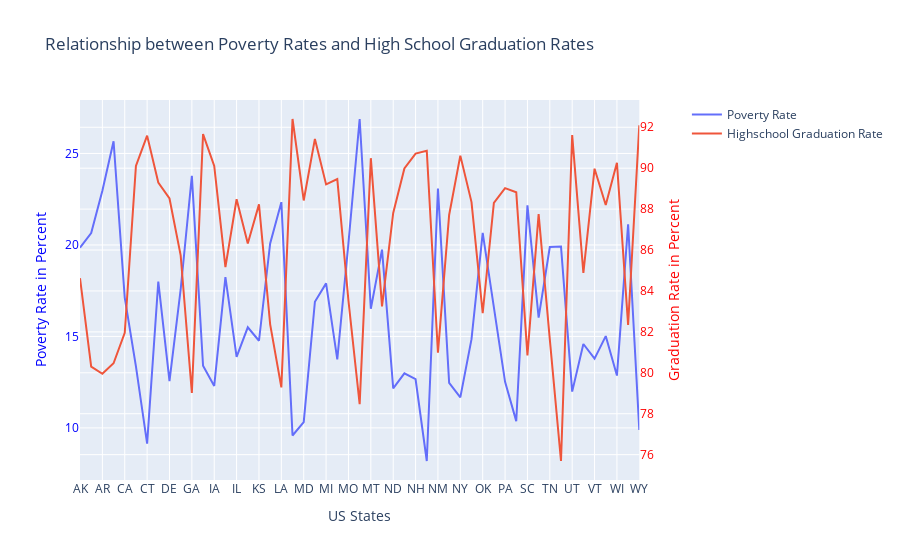

Notebook code for this chart:
### Code cell
# Relationship between Poverty Rates and High School Graduation Rates

po_sort_states = grouped_df.sort_values(by="Geographic Area")
hs_sort_states = grouped_highschool.sort_values(by="Geographic Area")

fig_pov_hs = make_subplots(specs=[[{"secondary_y": True}]])
fig_pov_hs.add_trace(go.Scatter(x=po_sort_states["Geographic Area"],
                                y=po_sort_states["poverty_rate"],
                                name="Poverty Rate"),
                                secondary_y=False)

fig_pov_hs.add_trace(go.Scatter(x=hs_sort_states["Geographic Area"],
                                y=hs_sort_states["percent_completed_hs"],
                                name="Highschool Graduation Rate"),
                                secondary_y=True)
                        
fig_pov_hs.update_layout(title_text="Relationship between Poverty Rates and High School Graduation Rates")
fig_pov_hs.update_xaxes(title_text="US States")
fig_pov_hs.update_yaxes(title_text="Poverty Rate in Percent", secondary_y=False, color="blue")
fig_pov_hs.update_yaxes(title_text="Graduation Rate in Percent", secondary_y=True, color="red")

fig_pov_hs.show()

### Figure 1 — Plotly figure (JSON) as saved in the notebook; plotly's stock layout.template omitted (floating-point values rounded to 4 significant figures)
{"data": [{"name": "Poverty Rate", "type": "scatter", "x": ["AK", "AL", "AR", "AZ", "CA", "CO", "CT", "DC", "DE", "FL", "GA", "HI", "IA", "ID", "IL", "IN", "KS", "KY", "LA", "MA", "MD", "ME", "MI", "MN", "MO", "MS", "MT", "NC", "ND", "NE", "NH", "NJ", "NM", "NV", "NY", "OH", "OK", "OR", "PA", "RI", "SC", "SD", "TN", "TX", "UT", "VA", "VT", "WA", "WI", "WV", "WY"], "xaxis": "x", "y": [19.85, 20.65, 22.96, 25.67, 17.12, 13.36, 9.138, 18, 12.56, 17.57, 23.78, 13.4, 12.29, 18.24, 13.88, 15.5, 14.76, 20.08, 22.34, 9.585, 10.31, 16.89, 17.9, 13.75, 20.11, 26.88, 16.51, 19.75, 12.16, 12.98, 12.66, 8.191, 23.08, 12.47, 11.67, 14.85, 20.66, 16.52, 12.52, 10.37, 22.16, 16.03, 19.89, 19.92, 11.98, 14.59, 13.79, 15.02, 12.86, 21.13, 9.888], "yaxis": "y"}, {"name": "Highschool Graduation Rate", "type": "scatter", "x": ["AK", "AL", "AR", "AZ", "CA", "CO", "CT", "DC", "DE", "FL", "GA", "HI", "IA", "ID", "IL", "IN", "KS", "KY", "LA", "MA", "MD", "ME", "MI", "MN", "MO", "MS", "MT", "NC", "ND", "NE", "NH", "NJ", "NM", "NV", "NY", "OH", "OK", "OR", "PA", "RI", "SC", "SD", "TN", "TX", "UT", "VA", "VT", "WA", "WI", "WV", "WY"], "xaxis": "x", "y": [84.63, 80.3, 79.95, 80.47, 81.96, 90.11, 91.59, 89.3, 88.52, 85.74, 79.01, 91.67, 90.11, 85.17, 88.48, 86.32, 88.23, 82.37, 79.29, 92.4, 88.42, 91.43, 89.21, 89.47, 83.52, 78.47, 90.49, 83.25, 87.82, 89.99, 90.71, 90.85, 80.98, 87.72, 90.61, 88.34, 82.91, 88.3, 89.02, 88.82, 80.85, 87.75, 81.63, 75.69, 91.62, 84.88, 89.98, 88.2, 90.26, 82.35, 92.1], "yaxis": "y2"}], "layout": {"title": {"text": "Relationship between Poverty Rates and High School Graduation Rates"}, "xaxis": {"anchor": "y", "domain": [0, 0.94], "title": {"text": "US States"}}, "yaxis": {"anchor": "x", "color": "blue", "domain": [0, 1], "title": {"text": "Poverty Rate in Percent"}}, "yaxis2": {"anchor": "x", "color": "red", "overlaying": "y", "side": "right", "title": {"text": "Graduation Rate in Percent"}}}}
